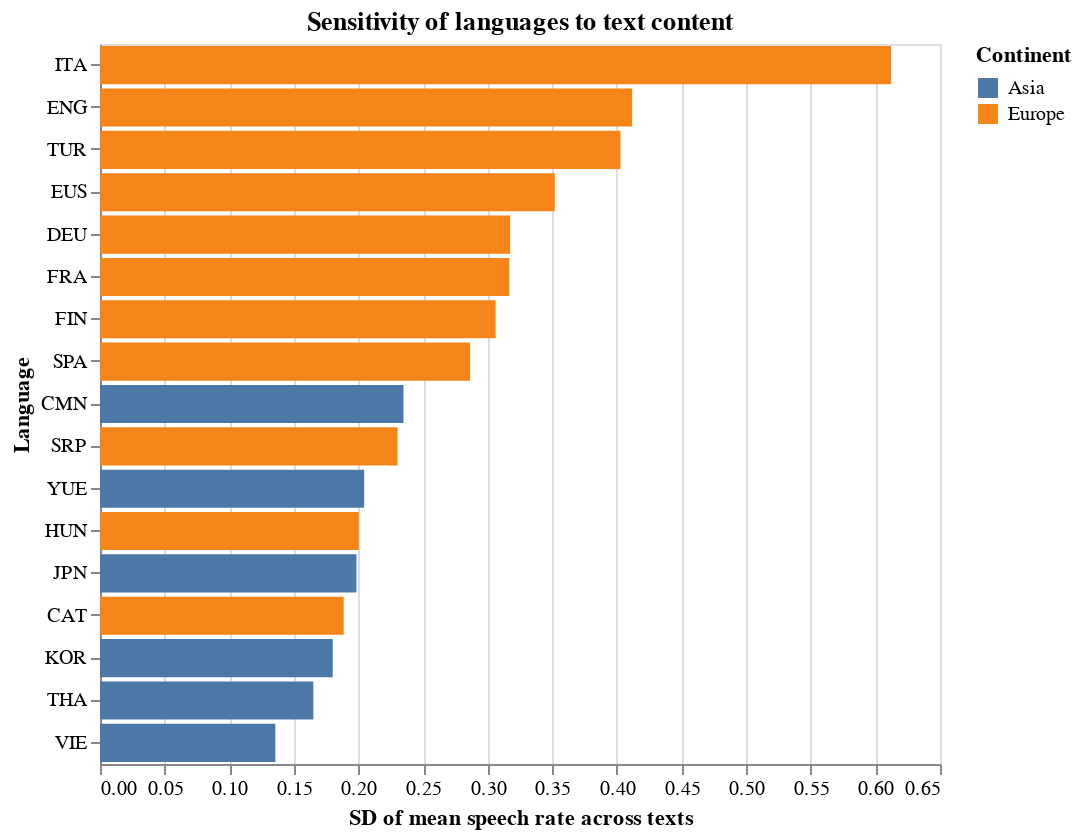

Here is the notebook cell this chart was saved with:
### Code cell
lang_text_var = (
    lang_text
    .groupby(["iso_lang", "continent"], as_index=False)
    .agg(text_sd=("mean_rate", "std"))
    .sort_values("text_sd", ascending=False)
)


fig_var = alt.Chart(lang_text_var).mark_bar().encode(
    x=alt.X("text_sd:Q", title="SD of mean speech rate across texts"),
    y=alt.Y("iso_lang:N", sort='-x', title="Language"),
    color=alt.Color("continent:N", title="Continent"),
    tooltip=[
        alt.Tooltip("iso_lang:N", title="Language"),
        alt.Tooltip("continent:N", title="Continent"),
        alt.Tooltip("text_sd:Q", format=".2f", title="SD across texts")
    ]
).properties(
    title="Sensitivity of languages to text content",
    width=420,
    height=360
)

fig_var

### Figure 1 — Vega-Lite specification as saved in the notebook (floating-point values rounded to 4 significant figures)
{"$schema": "https://vega.github.io/schema/vega-lite/v5.20.1.json", "config": {"view": {"continuousHeight": 300, "continuousWidth": 300}}, "data": {"name": "data-3e22721959dbfa06dd18afe25eec5b14"}, "datasets": {"data-3e22721959dbfa06dd18afe25eec5b14": [{"continent": "Europe", "iso_lang": "ITA", "text_sd": 0.6121}, {"continent": "Europe", "iso_lang": "ENG", "text_sd": 0.4117}, {"continent": "Europe", "iso_lang": "TUR", "text_sd": 0.4028}, {"continent": "Europe", "iso_lang": "EUS", "text_sd": 0.3519}, {"continent": "Europe", "iso_lang": "DEU", "text_sd": 0.3174}, {"continent": "Europe", "iso_lang": "FRA", "text_sd": 0.3168}, {"continent": "Europe", "iso_lang": "FIN", "text_sd": 0.3061}, {"continent": "Europe", "iso_lang": "SPA", "text_sd": 0.2863}, {"continent": "Asia", "iso_lang": "CMN", "text_sd": 0.2348}, {"continent": "Europe", "iso_lang": "SRP", "text_sd": 0.2303}, {"continent": "Asia", "iso_lang": "YUE", "text_sd": 0.2044}, {"continent": "Europe", "iso_lang": "HUN", "text_sd": 0.2002}, {"continent": "Asia", "iso_lang": "JPN", "text_sd": 0.1984}, {"continent": "Europe", "iso_lang": "CAT", "text_sd": 0.1886}, {"continent": "Asia", "iso_lang": "KOR", "text_sd": 0.1801}, {"continent": "Asia", "iso_lang": "THA", "text_sd": 0.1651}, {"continent": "Asia", "iso_lang": "VIE", "text_sd": 0.1357}]}, "encoding": {"color": {"field": "continent", "title": "Continent", "type": "nominal"}, "tooltip": [{"field": "iso_lang", "title": "Language", "type": "nominal"}, {"field": "continent", "title": "Continent", "type": "nominal"}, {"field": "text_sd", "format": ".2f", "title": "SD across texts", "type": "quantitative"}], "x": {"field": "text_sd", "title": "SD of mean speech rate across texts", "type": "quantitative"}, "y": {"field": "iso_lang", "sort": "-x", "title": "Language", "type": "nominal"}}, "height": 360, "mark": {"type": "bar"}, "title": "Sensitivity of languages to text content", "width": 420}
